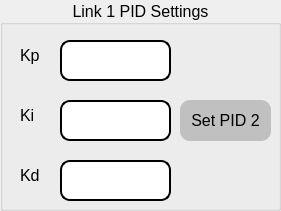
     <widget class="QGroupBox" name="groupBox_FK_4">
      <property name="enabled">
       <bool>true</bool>
      </property>
      <property name="geometry">
       <rect>
        <x>290</x>
        <y>220</y>
        <width>281</width>
        <height>211</height>
       </rect>
      </property>
      <property name="maximumSize">
       <size>
        <width>16777210</width>
        <height>16777210</height>
       </size>
      </property>
      <property name="font">
       <font>
        <pointsize>12</pointsize>
        <weight>50</weight>
        <bold>false</bold>
       </font>
      </property>
      <property name="layoutDirection">
       <enum>Qt::LeftToRight</enum>
      </property>
      <property name="title">
       <string>Link 1 PID Settings</string>
      </property>
      <property name="alignment">
       <set>Qt::AlignCenter</set>
      </property>
      <property name="flat">
       <bool>false</bool>
      </property>
      <property name="checkable">
       <bool>false</bool>
      </property>
      <widget class="QLineEdit" name="lineEdit_link1_Kp">
       <property name="geometry">
        <rect>
         <x>60</x>
         <y>40</y>
         <width>111</width>
         <height>41</height>
        </rect>
       </property>
       <property name="font">
        <font>
         <pointsize>12</pointsize>
        </font>
       </property>
       <property name="styleSheet">
        <string notr="true">QLineEdit{
border: 2px solid rgb(0, 0, 0);
border-radius: 10px;
}</string>
       </property>
       <property name="text">
        <string/>
       </property>
       <property name="placeholderText">
        <string/>
       </property>
      </widget>
      <widget class="QLineEdit" name="lineEdit_link1_Ki">
       <property name="geometry">
        <rect>
         <x>60</x>
         <y>100</y>
         <width>111</width>
         <height>41</height>
        </rect>
       </property>
       <property name="font">
        <font>
         <pointsize>12</pointsize>
        </font>
       </property>
       <property name="styleSheet">
        <string notr="true">QLineEdit{
border: 2px solid rgb(0, 0, 0);
border-radius: 10px;
}</string>
       </property>
       <property name="text">
        <string/>
       </property>
      </widget>
      <widget class="QLineEdit" name="lineEdit_link1_Kd">
       <property name="geometry">
        <rect>
         <x>60</x>
         <y>160</y>
         <width>111</width>
         <height>41</height>
        </rect>
       </property>
       <property name="font">
        <font>
         <pointsize>12</pointsize>
        </font>
       </property>
       <property name="styleSheet">
        <string notr="true">QLineEdit{
border: 2px solid rgb(0, 0, 0);
border-radius: 10px;
}</string>
       </property>
       <property name="text">
        <string/>
       </property>
      </widget>
      <widget class="QPushButton" name="pushButton_link1_setPID">
       <property name="geometry">
        <rect>
         <x>180</x>
         <y>100</y>
         <width>91</width>
         <height>41</height>
        </rect>
       </property>
       <property name="font">
        <font>
         <pointsize>12</pointsize>
        </font>
       </property>
       <property name="styleSheet">
        <string notr="true">
QPushButton{
border-radius: 10px;
background-color: #c0c0c0;
}

QPushButton:pressed {
    padding-top: 5px;
    padding-left: 5px;
}
</string>
       </property>
       <property name="text">
        <string>Set PID 2</string>
       </property>
       <property name="autoDefault">
        <bool>false</bool>
       </property>
      </widget>
      <widget class="QLabel" name="label_43">
       <property name="geometry">
        <rect>
         <x>20</x>
         <y>40</y>
         <width>31</width>
         <height>31</height>
        </rect>
       </property>
       <property name="font">
        <font>
         <pointsize>12</pointsize>
        </font>
       </property>
       <property name="text">
        <string>&lt;html&gt;&lt;head/&gt;&lt;body&gt;&lt;p&gt;Kp&lt;/p&gt;&lt;/body&gt;&lt;/html&gt;</string>
       </property>
      </widget>
      <widget class="QLabel" name="label_44">
       <property name="geometry">
        <rect>
         <x>20</x>
         <y>100</y>
         <width>31</width>
         <height>31</height>
        </rect>
       </property>
       <property name="font">
        <font>
         <pointsize>12</pointsize>
        </font>
       </property>
       <property name="text">
        <string>&lt;html&gt;&lt;head/&gt;&lt;body&gt;&lt;p&gt;Ki&lt;/p&gt;&lt;/body&gt;&lt;/html&gt;</string>
       </property>
      </widget>
      <widget class="QLabel" name="label_45">
       <property name="geometry">
        <rect>
         <x>20</x>
         <y>160</y>
         <width>31</width>
         <height>31</height>
        </rect>
       </property>
       <property name="font">
        <font>
         <pointsize>12</pointsize>
        </font>
       </property>
       <property name="text">
        <string>&lt;html&gt;&lt;head/&gt;&lt;body&gt;&lt;p&gt;Kd&lt;/p&gt;&lt;/body&gt;&lt;/html&gt;</string>
       </property>
      </widget>
     </widget>
